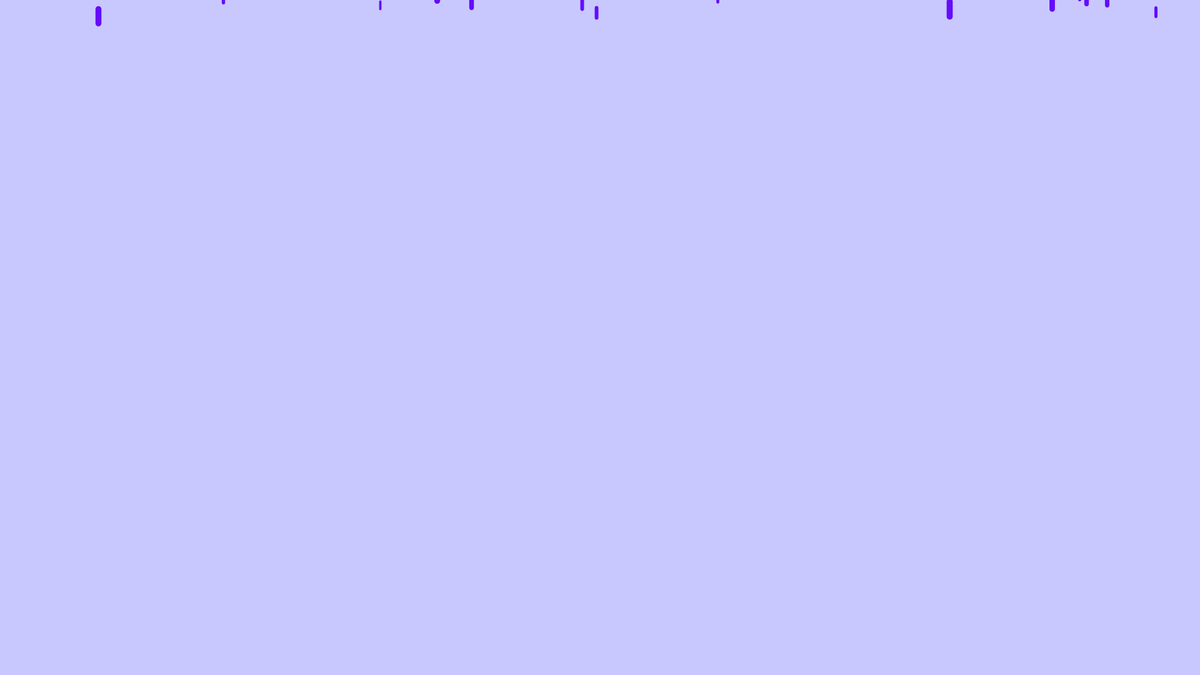
Frame 1 (no input)
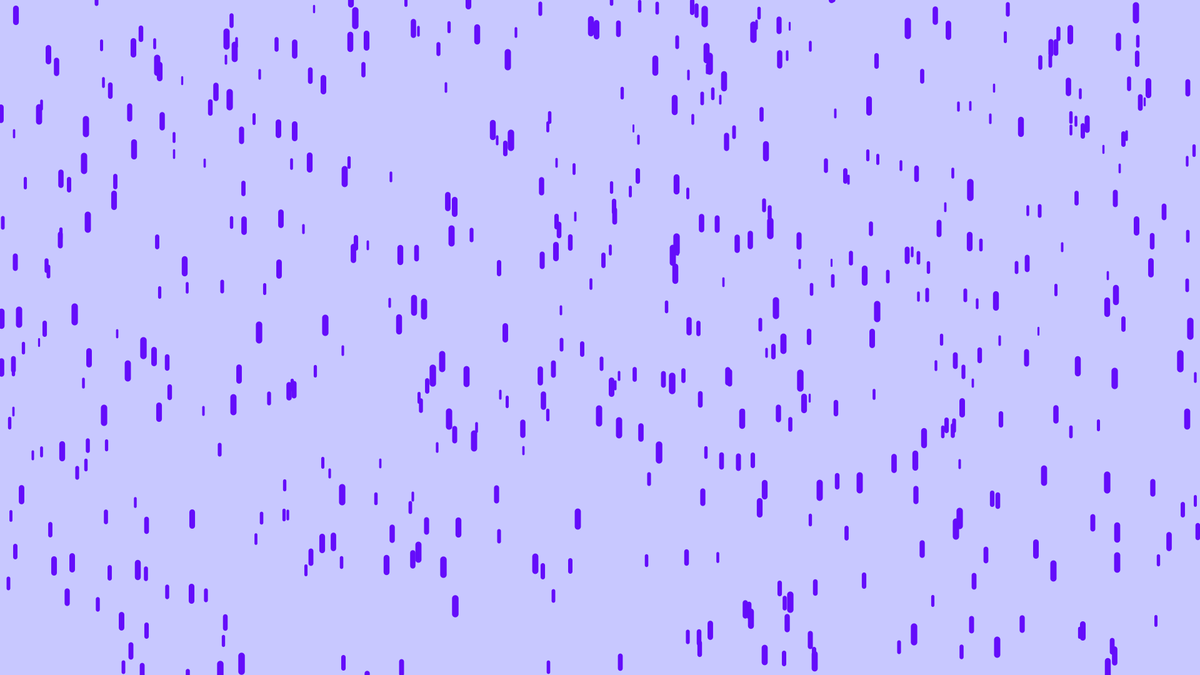
Frame 60 (the mouse pressed at the canvas centre just before this capture)
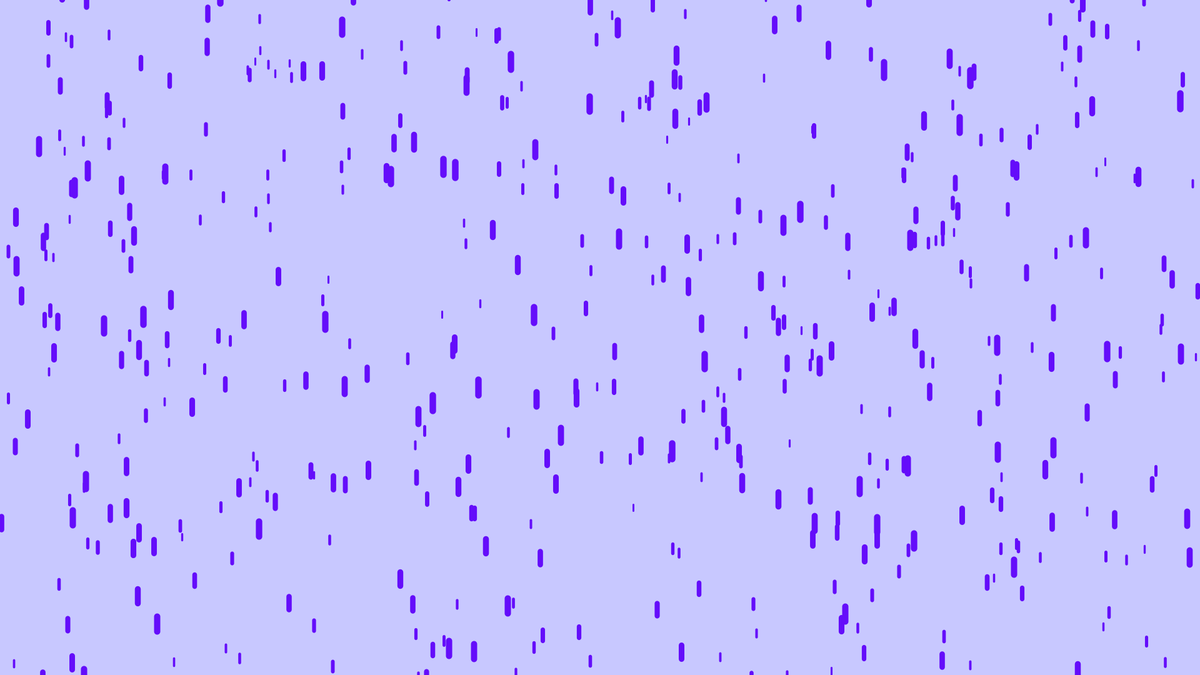
Frame 120 (the mouse held since frame 60 and released just before this capture)

The Processing sketch that drew these frames (run headless with seeded random() and noise(); from frame 60 on, the mouse is pressed at the canvas centre):

// Processing sketch: Rain
// ── Rain.pde

RainDrop[] d = new RainDrop[1000];

void setup(){
  size(1920, 1080);
  for(int i = 0; i < d.length; i++){
    d[i] = new RainDrop();
  }
}

void draw(){
 background(200, 200, 255);
   for(int i = 0; i < d.length; i++){
    d[i].fall();;
    d[i].show();
  }
}

// ── RainDrop.pde
class RainDrop{
  
  float x = random(width),
        y = random(-2000, 0),
        z = random(0, 30);
        
  float gravity = map(z, 0, 20, 0, 0.2),
        fallSpeed = map(z, 0, 20, 10, 20),
        dropLen =  map(z, 0, 20, 10, 20);
  
 void fall(){
   y = y + fallSpeed;
   fallSpeed = fallSpeed + gravity;
   
   if(y > height){
    y =  random(-2000, 0);
    gravity = map(z, 0, 20, 0, 0.2);
    fallSpeed = map(z, 0, 20, 10, 20);
   }
 }
 
 void show(){
     float thickness = map(z, 0, 20, 3, 8);
     strokeWeight(thickness);
     stroke(100, 13, 250);
     line(x, y, x, y + dropLen);
 }
  
}
